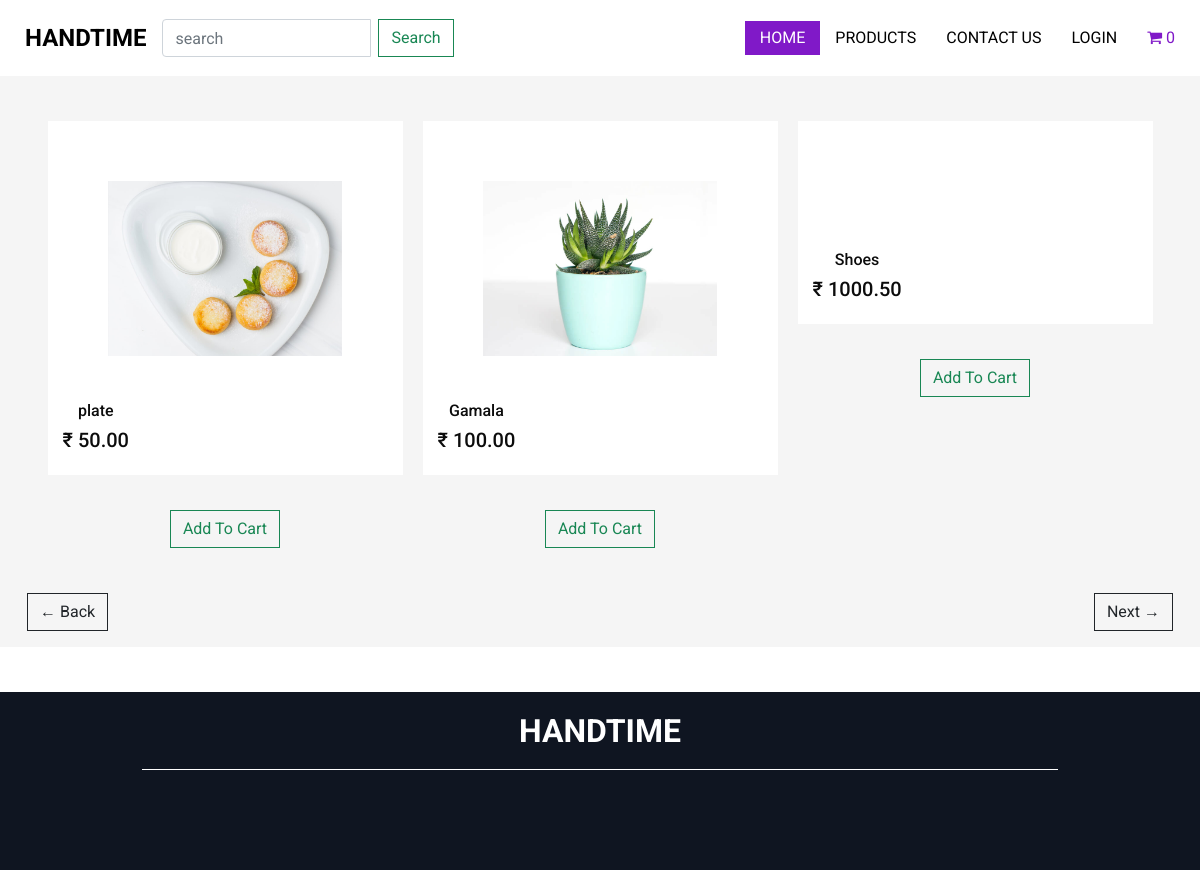
The app's page /product/ with its own data.
### store/models.py (models this page shows, shortened)
class Product(models.Model):
    name = models.CharField(max_length=200, null=True)
    slug = models.SlugField(max_length=200, unique=True, null=True)
    SKUID = models.CharField(max_length=200, null=True)
    price = models.DecimalField(max_digits=9, decimal_places=2)
    brand = models.CharField(max_length=20, null=True)
    specs = models.TextField(null=True)
    detail = models.TextField(null=True)
    image = models.ImageField(null=True, blank=True)
    date_added = models.DateTimeField(default=timezone.now)
    @property
    def imageURL(self):
        try:
            url = self.image.url
        except:
            url = ''
        return url

### store/views.py (the view)
# urls.py: path('product/',views.product, name="product"),
def product(request):
    data = cartData(request)
    cartItems = data['cartItems']
    no_of_product = 3
    page = request.GET.get('page')
    if page is None:
        page = 1
    else:
        page = int(page)
    products = Product.objects.all().order_by('-date_added')
    length = len(products)
    products = products[(page-1)*no_of_product : page*no_of_product]
    if page > 1:
        prev = "?page=" + str(page - 1)
    else:
        prev = None
    if page < math.ceil(length/no_of_product):
        nxt = "?page=" + str(page + 1)
    else:
        nxt = None
    context = {"products": products, 'cartItems': cartItems, 'prev':prev, 'nxt':nxt }
    return render(request, 'store/product.html', context)

### store/utils.py (called while the page is built, shortened)
def cookieCart(request):
    try:
        cart = json.loads(request.COOKIES['cart'])
    except:
        cart = {}
    print('Cart: ', cart)
    items = []
    order = {'get_cart_total': 0, 'get_cart_items': 0, 'shipping': False}
    cartItems = order['get_cart_items']
    return {'cartItems': cartItems, 'order': order, 'items': items}

def cartData(request):
    if request.user.is_authenticated:
        customer = request.user.customer
        order, created = Order.objects.get_or_create(
            customer=customer, complete=False)
        items = order.orderitem_set.all()
        cartItems = order.get_cart_items
        if PurchasedOrder.objects.exists():
            if PurchasedOrder.objects.filter(razorpay_signature__isnull=True, customer=customer).last():
                pass
            else:
                PurchasedOrder.objects.create(customer=customer)
        else:
            PurchasedOrder.objects.create(customer=customer)
    else:
        cookieData = cookieCart(request)
        cartItems = cookieData['cartItems']
        order = cookieData['order']
        items = cookieData['items']
    return {'cartItems': cartItems, 'order': order, 'items': items}

### store/templates/store/product.html (shortened to what this page needs)
{% extends 'store/main.html' %}
{% load static %}
{% block content %}
  <section class="product_section ">
    <div class="container">
      <div class="product_container">
		{% for product in products %}
        <div class="box text-center">
          <div class="box-content">
            <a href="{% url 'product_detail' product.slug %} ">
            <div class="img-box">
              <img src="{{product.imageURL}}" alt="">
            </div>
            </a>
            <div class="detail-box">
              <div class="text ">
                <h6>
                  {{product.name}}
                </h6>
                <h5>
                  <span>&#8377;</span> {{product.price}}
                </h5>
              </div>
            </div>
          </div>
          <div class="btn-box">
            <button data-product="{{product.id}}" data-action="add" class="btn btn-outline-success add-btn update-cart ">
              Add To Cart
            </button>
          </div>
        </div>
		{% endfor %}
      </div>
      {% if prev %}
      <a class="btn btn-outline-dark float-left mb-3" href="{{prev}}">&#x2190; Back</a>
      {% else %}
      <a class="btn btn-outline-dark float-left mb-3" href="#">&#x2190; Back</a>
      {% endif %}
      {% if nxt %}
      <a class="btn btn-outline-dark float-right mb-3" href="{{nxt}}">Next &#x2192;</a>
      {% else %}
      <a class="btn btn-outline-dark float-right mb-3" href="#">Next &#x2192;</a>
      {% endif %}
    </div>
  </section>
{% endblock content %}

### static/css/style.css (style rules this page uses)
body { font-family: "Roboto", sans-serif; color: #0c0c0c; background-color: #ffffff; overflow-x: hidden; }
a, a:hover, a:focus { text-decoration: none; }
.btn { border-radius: 0; }
.product_section { background-color: #f5f5f5; margin-bottom: 45px; }
.product_section .product_container { display: -webkit-box; display: -ms-flexbox; display: flex; -ms-flex-wrap: wrap; flex-wrap: wrap; -webkit-box-pack: center; -ms-flex-pack: center; justify-content: center; margin: 0 -10px; }
.product_section .product_container .box { width: 355px; display: -webkit-box; display: -ms-flexbox; display: flex; -webkit-box-orient: vertical; -webkit-box-direction: normal; -ms-flex-direction: column; flex-direction: column; -webkit-box-align: center; -ms-flex-align: center; align-items: center; margin: 0 10px 45px 10px; }
.product_section .product_container .box .box-content { background-color: #ffffff; width: 100%; display: -webkit-box; display: -ms-flexbox; display: flex; -webkit-box-orient: vertical; -webkit-box-direction: normal; -ms-flex-direction: column; flex-direction: column; -webkit-box-align: center; -ms-flex-align: center; align-items: center; padding: 15px; }
.product_section .product_container .box .box-content .img-box { margin: 45px 0; }
.product_section .product_container .box .box-content .img-box img { height: 175px; }
.product_section .product_container .box .box-content .detail-box { display: -webkit-box; display: -ms-flexbox; display: flex; width: 100%; -webkit-box-pack: justify; -ms-flex-pack: justify; justify-content: space-between; }
.product_section .product_container .box .box-content .detail-box .text, .product_section .product_container .box .box-content .detail-box .like { display: -webkit-box; display: -ms-flexbox; display: flex; -webkit-box-orient: vertical; -webkit-box-direction: normal; -ms-flex-direction: column; flex-direction: column; -webkit-box-align: center; -ms-flex-align: center; align-items: center; }
.product_section .product_container .box .btn-box { display: -webkit-box; display: -ms-flexbox; display: flex; -webkit-box-pack: center; -ms-flex-pack: center; justify-content: center; margin-top: 35px; }

### static/css/responsive.css (style rules this page uses)
@media (min-width: 1200px) { .container { max-width: 1170px; } }

### records on screen
Product: imageURL (picture), name "plate", price "50.00"
Product: imageURL (picture), name "Gamala", price "100.00"
Product: name "Shoes", price "1000.50"

### other values on screen
{{ cartItems }} "0"
